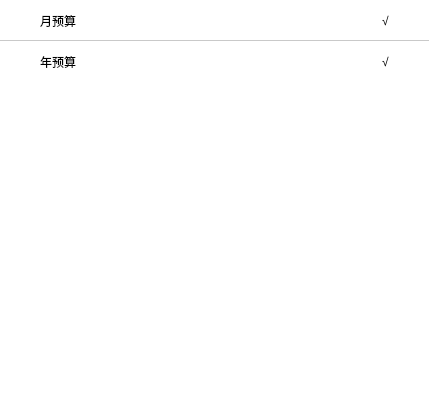
<?xml version="1.0" encoding="UTF-8"?>
<ui version="4.0">
 <class>BudgetMaskSubpage</class>
 <widget class="QWidget" name="BudgetMaskSubpage">
  <property name="geometry">
   <rect>
    <x>0</x>
    <y>0</y>
    <width>429</width>
    <height>409</height>
   </rect>
  </property>
  <property name="sizePolicy">
   <sizepolicy hsizetype="Preferred" vsizetype="Fixed">
    <horstretch>0</horstretch>
    <verstretch>0</verstretch>
   </sizepolicy>
  </property>
  <property name="windowTitle">
   <string>Form</string>
  </property>
  <property name="styleSheet">
   <string notr="true">background-color: rgba(255, 255, 255);</string>
  </property>
  <layout class="QGridLayout" name="gridLayout">
   <property name="leftMargin">
    <number>0</number>
   </property>
   <property name="topMargin">
    <number>0</number>
   </property>
   <property name="rightMargin">
    <number>0</number>
   </property>
   <property name="bottomMargin">
    <number>0</number>
   </property>
   <property name="spacing">
    <number>0</number>
   </property>
   <item row="0" column="0">
    <widget class="QWidget" name="backgroundwidget" native="true">
     <property name="styleSheet">
      <string notr="true">background-color: rgba(0,0,0,0);</string>
     </property>
     <layout class="QVBoxLayout" name="verticalLayout" stretch="1,1,8">
      <property name="spacing">
       <number>0</number>
      </property>
      <property name="leftMargin">
       <number>0</number>
      </property>
      <property name="topMargin">
       <number>0</number>
      </property>
      <property name="rightMargin">
       <number>0</number>
      </property>
      <property name="bottomMargin">
       <number>0</number>
      </property>
      <item>
       <widget class="QWidget" name="widget_MonthlyBudget" native="true">
        <property name="maximumSize">
         <size>
          <width>16777215</width>
          <height>150</height>
         </size>
        </property>
        <property name="styleSheet">
         <string notr="true">#widget_MonthlyBudget
{
	border-bottom:1px ;
	border-color: rgba(140,140,140,120);
	border-style: solid;
	background-color: rgb(255, 255, 255);
	color:rgb(0,0,0);
}
QLabel
{
	background-color: rgb(255, 255, 255);
	color:rgb(0,0,0);	
}


</string>
        </property>
        <layout class="QHBoxLayout" name="horizontalLayout">
         <property name="leftMargin">
          <number>40</number>
         </property>
         <property name="rightMargin">
          <number>40</number>
         </property>
         <item>
          <widget class="QLabel" name="label">
           <property name="styleSheet">
            <string notr="true">font: 16pt &quot;微软雅黑&quot;;</string>
           </property>
           <property name="text">
            <string>月预算</string>
           </property>
          </widget>
         </item>
         <item>
          <spacer name="horizontalSpacer">
           <property name="orientation">
            <enum>Qt::Horizontal</enum>
           </property>
           <property name="sizeHint" stdset="0">
            <size>
             <width>289</width>
             <height>20</height>
            </size>
           </property>
          </spacer>
         </item>
         <item>
          <widget class="QLabel" name="label_MonthBudgetChoose">
           <property name="styleSheet">
            <string notr="true">font: 16pt &quot;微软雅黑&quot;;</string>
           </property>
           <property name="text">
            <string>√</string>
           </property>
          </widget>
         </item>
        </layout>
       </widget>
      </item>
      <item>
       <widget class="QWidget" name="widget_AnuallyBudget" native="true">
        <property name="maximumSize">
         <size>
          <width>16777215</width>
          <height>150</height>
         </size>
        </property>
        <property name="styleSheet">
         <string notr="true">background-color: rgb(255, 255, 255);
color:rgb(0,0,0);
</string>
        </property>
        <layout class="QHBoxLayout" name="horizontalLayout_2">
         <property name="leftMargin">
          <number>40</number>
         </property>
         <property name="rightMargin">
          <number>40</number>
         </property>
         <item>
          <widget class="QLabel" name="label_2">
           <property name="styleSheet">
            <string notr="true">font: 16pt &quot;微软雅黑&quot;;</string>
           </property>
           <property name="text">
            <string>年预算</string>
           </property>
          </widget>
         </item>
         <item>
          <spacer name="horizontalSpacer_2">
           <property name="orientation">
            <enum>Qt::Horizontal</enum>
           </property>
           <property name="sizeHint" stdset="0">
            <size>
             <width>289</width>
             <height>20</height>
            </size>
           </property>
          </spacer>
         </item>
         <item>
          <widget class="QLabel" name="label_YearBudgetChoose">
           <property name="styleSheet">
            <string notr="true">font: 16pt &quot;微软雅黑&quot;;</string>
           </property>
           <property name="text">
            <string>√</string>
           </property>
          </widget>
         </item>
        </layout>
       </widget>
      </item>
      <item>
       <spacer name="verticalSpacer">
        <property name="orientation">
         <enum>Qt::Vertical</enum>
        </property>
        <property name="sizeHint" stdset="0">
         <size>
          <width>20</width>
          <height>300</height>
         </size>
        </property>
       </spacer>
      </item>
     </layout>
    </widget>
   </item>
  </layout>
 </widget>
 <resources/>
 <connections/>
</ui>
